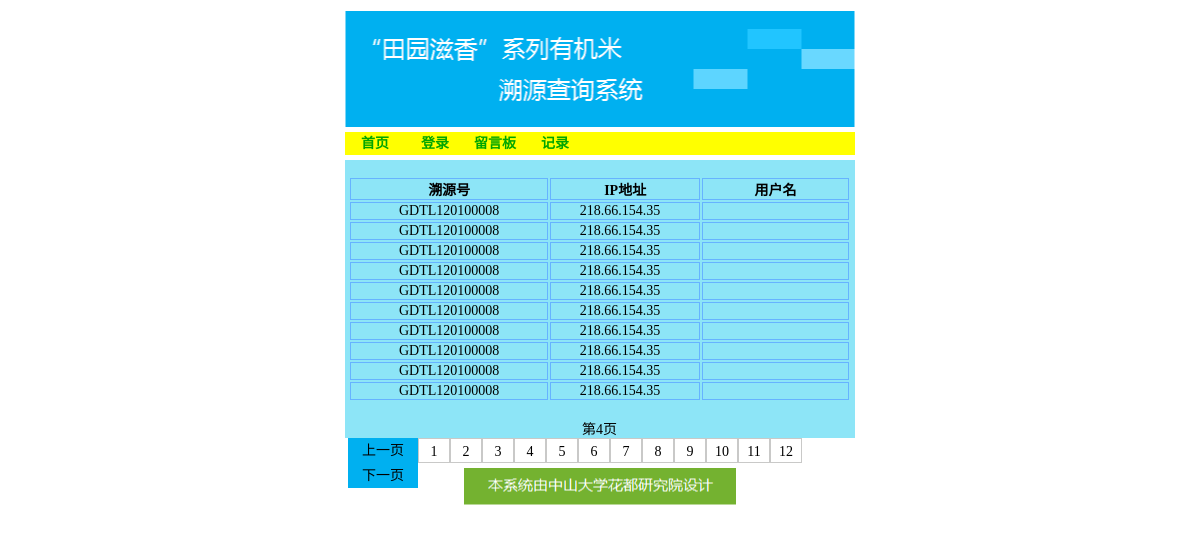
Page /bg_viewrecord.php?page=30 on the committed database.
### tables this page shows
CREATE TABLE `record` (
  `id` int(100) NOT NULL auto_increment,
  `state` varchar(30) NOT NULL,
  `product_number` varchar(100) NOT NULL,
  `date` varchar(30) NOT NULL,
  `name` varchar(150) default NULL,
  `ip` varchar(30) NOT NULL,
  PRIMARY KEY  (`id`)
);

### bg_viewrecord.php (the view, shortened to what this page needs)
<!DOCTYPE html>
<html>
<head>
	<link href="css/bg_viewrecord.css" type="text/css" rel="stylesheet" />
</head>
<body>
	<div id="all">
		<div id="head"><a href="index.php">"田园滋香"系列有机米溯源查询系统</a></div>
		<div id="menu">
			<ul>
				<li><a href="index.php"><b>首页</b></a></li>
				<li><a href="in.php"><b>登录</b></a></li>
				<li><a href="message_board.php?page=0"><b>留言板</b></a></li>
				<li><a href='bg_viewrecord.php?page=0'><b>记录</b></a></li>
			</ul>
		</div>
		<div id="info">
			<div id="p">
				<br/>
				<?php
					$page = $_GET['page'];
					$pages=0;
					$sql="select * from record ORDER BY  `record`.`date` DESC";
					$result = mysql_query($sql);
					while($rs =mysql_fetch_array($result)){
						global $pages;
						$pages = $pages+1;
					}
					$pages = ($pages-1)/10+1;
					$pages = floor($pages);
					$frontpage = $page-10;
					$nextpage = $page+10;
					$sql="select * from record limit $page,10";
					$result = mysql_query($sql);
					echo "<table>";
					echo "<tr>";
					echo "<td id='td_1'><b>溯源号</b></td>";
					echo "<td id='td_2'><b>IP地址</b></td>";
					echo "<td id='td_3'><b>用户名</b></td>";
					echo "</tr>";
					while($rs =mysql_fetch_array($result))
						{
						echo "<tr>";
						echo "<td id='td_1'><a id='p_a' href='bg_detilrecord.php?product_number=$rs[2]&page=0'>$rs[2]</a></td>";
						echo "<td id='td_2'>$rs[5]&nbsp;&nbsp;&nbsp;</td>";
						echo "<td id='td_3'>$rs[4]&nbsp;&nbsp;&nbsp;</td>";
						echo "</tr>";
						}
					echo "</table>";
				?>
				<br/>
				<div align="center">第<?php echo "".($page/10+1);?>页</div>
				<div class="p_1"><a href="bg_viewrecord.php?page=<?php echo $frontpage?>">上一页</a></div>
				<?php
					$i=1;
					for(;$i<=$pages;$i++){
					$s=($i-1)*10;
					echo "<div class='p_2'>";
					echo "<a href='bg_viewrecord.php?page=$s'>$i</a>";
					echo "</div>";
					}
				?>
				<div class="p_1"><a href="bg_viewrecord.php?page=<?php echo $nextpage?>">下一页</a></div>
			</div>
		</div>
		<div id="footer">
		</div>
	</div>
</body>
</html>

### css/bg_viewrecord.css (style rules this page uses)
html { height:100%;border:none; }
body { border:none; padding:0; margin:0; font-size:15px;font-family:΢���ź�; }
div,ul,li,img { padding:0; margin:0; border:none; }
ul { list-style-type:none; }
* { margin:0px; padding:0px; }
#all { width:510px; margin:0 auto; min-height:200px; font-size:14px; font-family:����; }
#head { width:510px; height:117px; background:url("../images/head.png") no-repeat center center; margin-top:10px; }
#head a { width:510px; height:117px; display:block; text-indent:-3000px; }
#menu { margin:5px auto; width:510px; height:23px; background:#ff0; line-height:23px; }
#menu a { color:#00A600; display:block; width:60px; text-decoration:none; text-align:center; }
#menu li { float:left; width:60px; list-style-type:none; }
#info { width:510px; height:auto; background:#8DE5F7; }
#p { width:503px; height:auto; margin:0 auto; min-height:10px; margin:0px 3px 0px 3px; }
#p table a { display:block; text-align:center; }
#td_1 { width:200px; border:1px solid #66B3FF; text-align:center; }
#td_2 { width:150px; border:1px solid #66B3FF; text-align:center; }
#td_3 { width:150px; border:1px solid #66B3FF; text-align:center; }
#p a:link,a:visited { color:#000; text-decoration:none; }
.p_1 { width:70px; height:25px; line-height:25px; text-align:center; background:#00B0F0; float:left; }
.p_1 a:link,a:visited { color:#000; text-decoration:none; }
.p_2 { width:30px; height:23px; line-height:25px; text-align:center; background:#fff; border:1px solid #c9c9c8; float:left; }
.p_2 a:link,a:visited { text-decoration:none; }
#footer { margin:0 auto; margin-top:30px; width:273px; height:37px; background:url("../images/footer.png") no-repeat center center; text-indent:-3000px; }

### rows in the picture
record: product_number "GDTL120100008", ip "218.66.154.35"
record: product_number "GDTL120100008", ip "218.66.154.35"
record: product_number "GDTL120100008", ip "218.66.154.35"
record: product_number "GDTL120100008", ip "218.66.154.35"
record: product_number "GDTL120100008", ip "218.66.154.35"
record: product_number "GDTL120100008", ip "218.66.154.35"
record: product_number "GDTL120100008", ip "218.66.154.35"
record: product_number "GDTL120100008", ip "218.66.154.35"
record: product_number "GDTL120100008", ip "218.66.154.35"
record: product_number "GDTL120100008", ip "218.66.154.35"

### other values in the picture
$page/10+1 "4"
